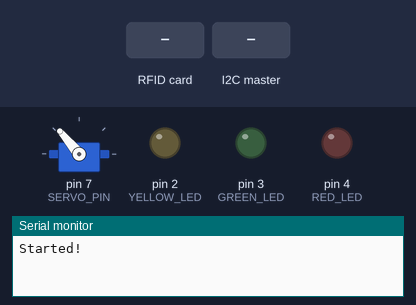
Simulated run of this sketch. Board: Arduino Uno, built with avr-gcc and run on an emulated ATmega328P. On the bench: servo, output pins drawn as LEDs (lit = HIGH), the last lines printed to the serial monitor. The test bench sets the inputs (shaded band). Pins used as bus, display or sensor lines are not drawn.

Above: at 1.2 s.
1.3 s: RFID card 5E 7A 19 C4 held to the reader
At 1.55 s:
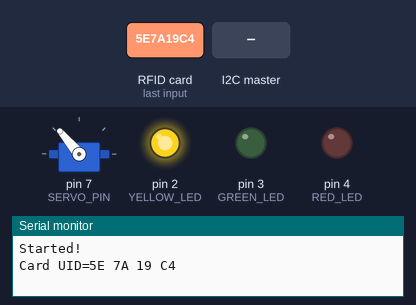
3.3 s: the I2C master sends the byte 1
At 3.9 s:
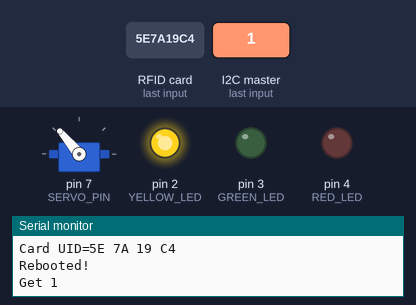
4.8 s: the I2C master sends the byte 2
At 5.1 s:
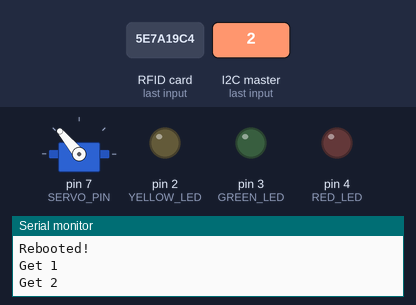
Timing chart, 0 to 7.8 s (numbered marks = the images above; inputs shaded):
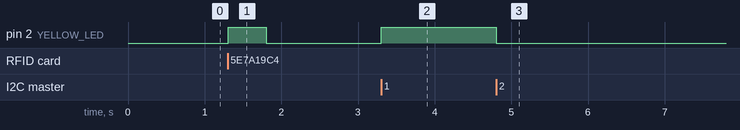

The sketch:

uno.ino
```cpp
#include <SPI.h>
#include <MFRC522.h>
#include <Wire.h>
#include <Servo.h>


#define SS_PIN 10
#define RST_PIN 9

#define YELLOW_LED 2
#define GREEN_LED 3
#define RED_LED 4
#define BLUE_LEN 5
#define BUZZER_PIN 6
#define SERVO_PIN 7

#define SERVO_CLOSE_DEG 130
#define SERVO_OPEN_DEG 15


MFRC522 rfid(SS_PIN, RST_PIN);  // Instance of the class
MFRC522::MIFARE_Key key;

Servo servo;


unsigned long rfidRebootTimer = 0;
static String now_uid = "";
uint8_t control = 0x00;
int tone_index;


bool isnt_card_present() {
  control = 0;
  for (int i = 0; i < 3; i++) {
    if (!rfid.PICC_IsNewCardPresent()) {
      if (rfid.PICC_ReadCardSerial()) {
        //Serial.print('a');
        control |= 0x16;
      }
      if (rfid.PICC_ReadCardSerial()) {
        //Serial.print('b');
        control |= 0x16;
      }
      //Serial.print('c');
      control += 0x1;
    }
    //Serial.print('d');
    control += 0x4;
  }

  //Serial.println(control);
  if (not(control == 13 || control == 14)) {
    return true;
  }
  return false;
}


void setup() {
  Serial.begin(115200);
  Wire.begin(0x0B);
  Wire.onRequest(requestEvent);
  Wire.onReceive(receiveEvent);

  SPI.begin();      // Init SPI bus
  rfid.PCD_Init();  // Init MFRC522

  for (byte i = 0; i < 6; i++) {
    key.keyByte[i] = 0xFF;
  }

  pinMode(YELLOW_LED, OUTPUT);
  pinMode(GREEN_LED, OUTPUT);
  pinMode(RED_LED, OUTPUT);
  servo.attach(SERVO_PIN);
  pinMode(BUZZER_PIN, OUTPUT);
  pinMode(13, OUTPUT);
  digitalWrite(13, LOW);

  servo.write(SERVO_CLOSE_DEG);
  noTone(BUZZER_PIN);

  Serial.println("Started!");
}


void requestEvent() {
  Wire.write(now_uid.c_str());
  // if (now_uid != "") {
  //   Serial.println("Uid geted! " + now_uid);
  // }
}


void receiveEvent(int response_number) {
  response_number = Wire.read();
  Serial.println("Get " + String(response_number));

  switch (response_number) {
    case 1:
      digitalWrite(YELLOW_LED, 1);
      break;
    case 2:
      digitalWrite(YELLOW_LED, 0);
      break;
    case 3:
      digitalWrite(GREEN_LED, 1);
      break;
    case 4:
      digitalWrite(GREEN_LED, 0);
      break;
    case 5:
      digitalWrite(RED_LED, 1);
      break;
    case 6:
      digitalWrite(RED_LED, 0);
      break;
    case 12:
      digitalWrite(BLUE_LEN, 1);
      break;
    case 13:
      digitalWrite(BLUE_LEN, 0);
      break;
    case 7:
      servo.write(SERVO_OPEN_DEG);
      break;
    case 8:
      servo.write(SERVO_CLOSE_DEG);
      break;
      case 9:
        tone_index = 9;
        break;
      case 10:
        tone_index = 10;
        break;
      case 11:
        tone_index = 11;
        break;
  }
}


void check_tone() {
  switch (tone_index) {
    case 9:
      tone(BUZZER_PIN, 890, 330);
      break;
    case 10:
      tone(BUZZER_PIN, 100, 300);
      break;
    case 11:
      tone(BUZZER_PIN, 890, 180);
      break;
  }
  tone_index = 0;
}


void _delay(int del) {
  unsigned long start_time = millis();
  while (millis() - start_time <= del) {
    check_tone();
  }
}


void loop() {
  if (millis() - rfidRebootTimer > 3000) {
    rfidRebootTimer = millis();
    digitalWrite(RST_PIN, HIGH);
    _delay(1);
    digitalWrite(RST_PIN, LOW);
    rfid.PCD_Init();
    Serial.println(F("Rebooted!"));
  }

  check_tone();

  // Reset the loop if no new card present on the sensor/reader. This saves the entire process when idle.
  if (!rfid.PICC_IsNewCardPresent()) {
    return;
  }

  // Verify if the NUID has been readed
  if (!rfid.PICC_ReadCardSerial()) {
    return;
  }

  MFRC522::PICC_Type piccType = rfid.PICC_GetType(rfid.uid.sak);

  if (piccType != MFRC522::PICC_TYPE_MIFARE_MINI && piccType != MFRC522::PICC_TYPE_MIFARE_1K && piccType != MFRC522::PICC_TYPE_MIFARE_4K) {
    Serial.println(F("Your tag is not of type MIFARE Classic."));
    tone(BUZZER_PIN, 890, 180);
    digitalWrite(RED_LED, HIGH);
    _delay(300);
    tone(BUZZER_PIN, 890, 180);
    _delay(500);
    digitalWrite(RED_LED, LOW);
    return;
  }

  String card_uid = get_uid();
  Serial.println("Card UID=" + card_uid);

  now_uid = "UID=" + card_uid;

  digitalWrite(13, HIGH);
  digitalWrite(YELLOW_LED, HIGH);
  while (true) {
    _delay(400);
    // Serial.println(F("Is card attach=1"));
    if (isnt_card_present()) {
      break;
    }
  }
  // Serial.println("Is card attach=0");
  digitalWrite(13, LOW);

  now_uid = "";
  analogWrite(YELLOW_LED, LOW);

  // Halt PICC
  rfid.PICC_HaltA();
  // Stop encryption on PCD
  rfid.PCD_StopCrypto1();
}


String get_uid() {
  String uid = "";
  for (byte i = 0; i < rfid.uid.size; i++) {
    uid.concat(String(rfid.uid.uidByte[i] < 0x10 ? " 0" : " "));
    uid.concat(String(rfid.uid.uidByte[i], HEX));
  }
  uid.toUpperCase();
  uid = uid.substring(1);
  return uid;
}
```

Measured:
- after the input at 1.3 s, pin 2 (YELLOW_LED): LOW → HIGH at once, → LOW 0.49 s later
- after the input at 3.3 s, pin 2 (YELLOW_LED): LOW → HIGH at once
- after the input at 4.8 s, pin 2 (YELLOW_LED): HIGH → LOW at once
